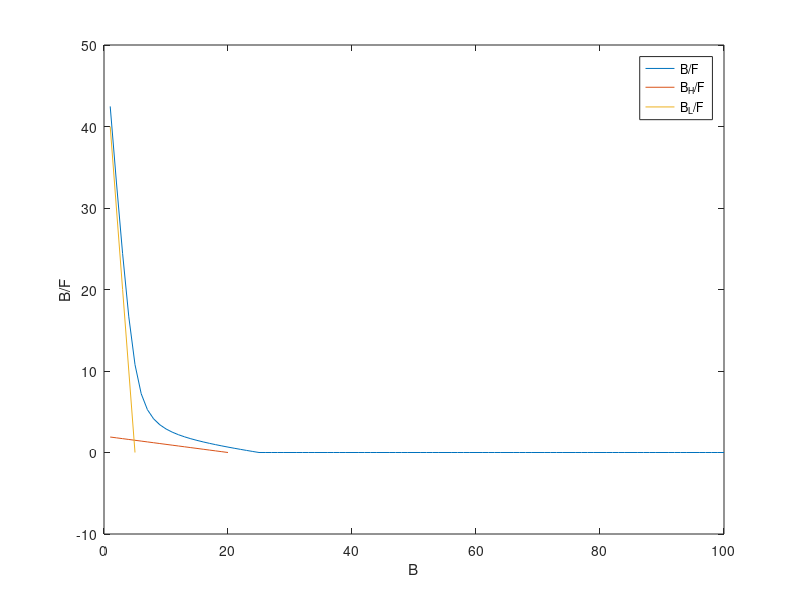

Write MATLAB code to recreate this figure.
%% problem 4
kd_h = 10;
kd_l = 0.1;
f_H = 0.8;
B_max = 25;

B = 1:1:100;
for idx = 1:1:size(B,2)
    fun = @(F)(F*f_H*B_max)/(F+kd_h) + (F*(1-f_H)*B_max)/(F+kd_l) - B(idx);
    F(idx) = fsolve(fun, 0);
end
plot(B, B./F);
hold on
B_H = 1:1:round(f_H*B_max);
plot(B_H, (f_H*B_max-B_H)./kd_h);
hold on
B_L = 1:1:round((1-f_H)*B_max);
plot(B_L, ((1-f_H)*B_max-B_L)./kd_l);
legend('B/F', 'B_H/F','B_L/F');
xlabel('B');
ylabel('B/F');